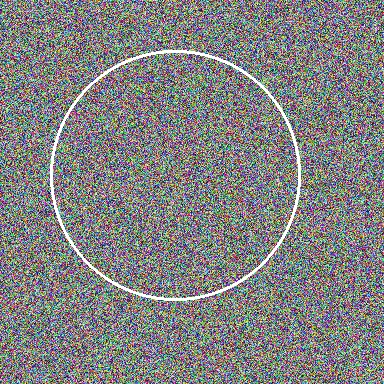
#> input picture ai-service/benchmark/datasets/human/camera_photo_1.jpg, 384 x 384 px
$ python -i artifact_engine.py   (imports and definitions only)
#> lines starting #> are read from the running program, lines starting #| are printed output that depends on the picture
#> further down, picture is the input picture: PIL image 384x384 RGB; mean R, G, B 129.4, 129.3, 129.2
import io
import numpy as np
from PIL import Image, ImageChops, ImageEnhance
from typing import Dict, Any, List, Tuple
from scipy.ndimage import laplace, sobel

# [71 lines left out: function analyze_digital_artifacts, not called in this run]


def _compute_ela(pil_img: Image.Image, quality: int = 95) -> Tuple[float, float, Image.Image]:
    """
    Computes Error Level Analysis (ELA).
    Saves image at 95% JPEG quality in memory and computes per-pixel difference.
    Returns (ela_mean, ela_std, colorized_heatmap_pil).
    """
#> called with quality = 95
    try:
        # Save to memory buffer at specified quality
        buf = io.BytesIO()
        pil_img.save(buf, format="JPEG", quality=quality)
        buf.seek(0)
        resaved_img = Image.open(buf).convert("RGB")

        # Compute absolute difference
        diff_img = ImageChops.difference(pil_img.convert("RGB"), resaved_img)
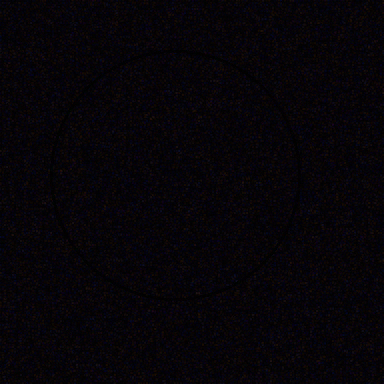
#> diff_img: PIL image 384x384 RGB; mean R, G, B 6.6, 3.9, 7.9

        # Enhance brightness for visualization
        extrema = diff_img.getextrema()
#> extrema = ((0, 36), (0, 24), (0, 41))
        max_diff = max([ex[1] for ex in extrema]) or 1
#> max_diff = 41
        scale = 255.0 / max_diff
#> scale = 6.22
        enhanced_diff = ImageEnhance.Brightness(diff_img).enhance(scale * 1.5)
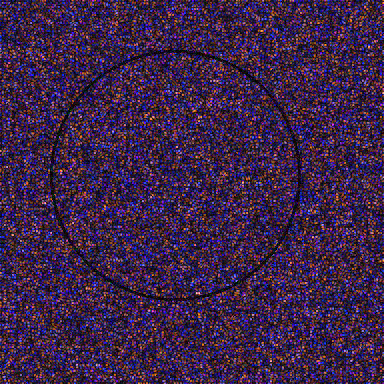
#> enhanced_diff: PIL image 384x384 RGB; mean R, G, B 60.8, 36.3, 72.9

        # Calculate statistics on difference array
        diff_np = np.array(diff_img, dtype=np.float32)
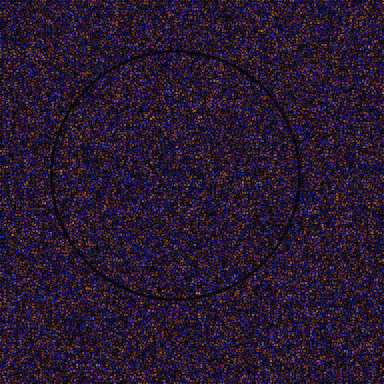
#> diff_np: shape (384, 384, 3) float32; mean R, G, B 6.6, 3.9, 7.9; drawn with min black and max white
        ela_mean = float(np.mean(diff_np))
#> ela_mean = 6.14
        ela_std = float(np.std(diff_np))
#> ela_std = 5.13

        return ela_mean, ela_std, enhanced_diff

    except Exception as e:
        print(f"[Artifact Engine] ELA calculation error: {e}")
        # Fallback empty heatmap
        black_img = Image.new("RGB", pil_img.size, (0, 0, 0))
        return 0.0, 0.0, black_img


# [73 lines left out: functions _compute_fft_artifacts, _compute_noise_consistency, not called in this run]

>>> from PIL import Image
>>> picture = Image.open('../benchmark/datasets/human/camera_photo_1.jpg')
>>> result = _compute_ela(picture)

$ run again, on ai-service/benchmark/datasets/human/camera_photo_2.jpg
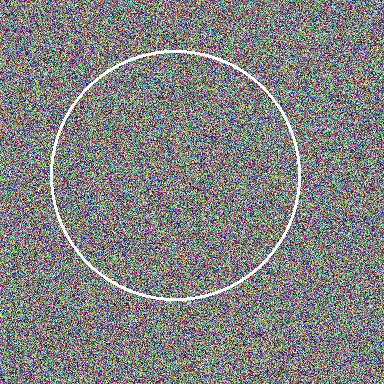
#> input picture ai-service/benchmark/datasets/human/camera_photo_2.jpg, 384 x 384 px
#> picture is the input picture: PIL image 384x384 RGB; mean R, G, B 129.4, 129.6, 129.4
#> in _compute_ela, `diff_img = ImageChops.difference(pil_img.convert("RGB"), resaved_img)`:
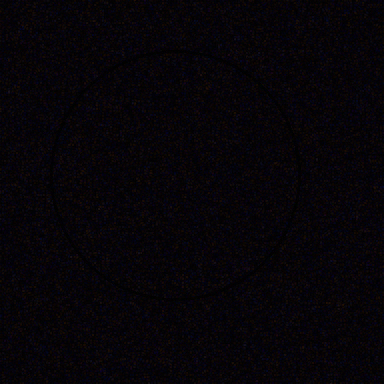
#> diff_img: PIL image 384x384 RGB; mean R, G, B 6.6, 4, 7.8
#> extrema = ((0, 35), (0, 23), (0, 47))
#> max_diff = 47
#> scale = 5.43
#> in _compute_ela, `diff_np = np.array(diff_img, dtype=np.float32)`:
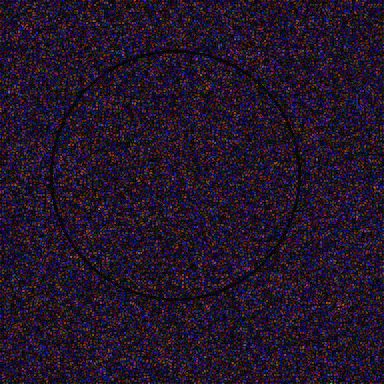
#> diff_np: shape (384, 384, 3) float32; mean R, G, B 6.6, 4, 7.8; drawn with min black and max white
#> ela_mean = 6.14
#> ela_std = 5.12

$ run again, on ai-service/benchmark/datasets/human/camera_photo_3.jpg
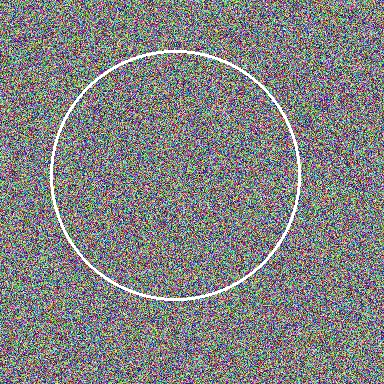
#> input picture ai-service/benchmark/datasets/human/camera_photo_3.jpg, 384 x 384 px
#> picture is the input picture: PIL image 384x384 RGB; mean R, G, B 129.4, 129.6, 129.8
#> in _compute_ela, `diff_img = ImageChops.difference(pil_img.convert("RGB"), resaved_img)`:
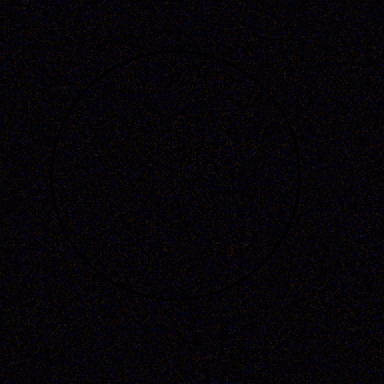
#> diff_img: PIL image 384x384 RGB; mean R, G, B 6.6, 4, 7.9
#> extrema = ((0, 39), (0, 23), (0, 44))
#> max_diff = 44
#> scale = 5.8
#> in _compute_ela, `diff_np = np.array(diff_img, dtype=np.float32)`:
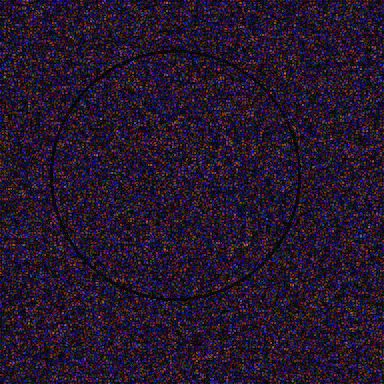
#> diff_np: shape (384, 384, 3) float32; mean R, G, B 6.6, 4, 7.9; drawn with min black and max white
#> ela_mean = 6.13
#> ela_std = 5.12

$ run again, on ai-service/benchmark/datasets/human/camera_photo_4.jpg
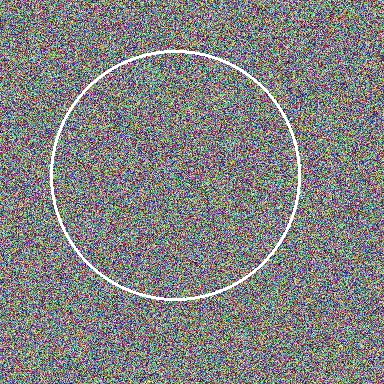
#> input picture ai-service/benchmark/datasets/human/camera_photo_4.jpg, 384 x 384 px
#> picture is the input picture: PIL image 384x384 RGB; mean R, G, B 129.7, 129.5, 129.5
#> in _compute_ela, `diff_img = ImageChops.difference(pil_img.convert("RGB"), resaved_img)`:
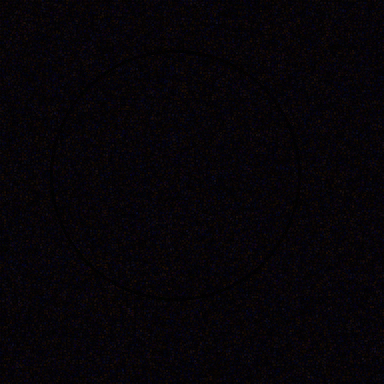
#> diff_img: PIL image 384x384 RGB; mean R, G, B 6.6, 4, 7.8
#> extrema = ((0, 38), (0, 22), (0, 43))
#> max_diff = 43
#> scale = 5.93
#> in _compute_ela, `diff_np = np.array(diff_img, dtype=np.float32)`:
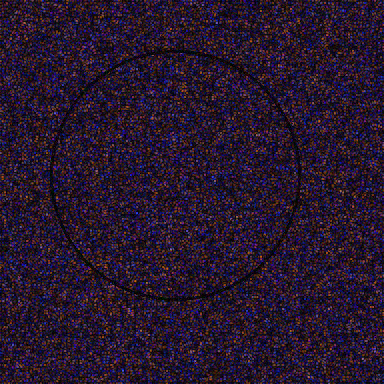
#> diff_np: shape (384, 384, 3) float32; mean R, G, B 6.6, 4, 7.8; drawn with min black and max white
#> ela_mean = 6.13
#> ela_std = 5.1
